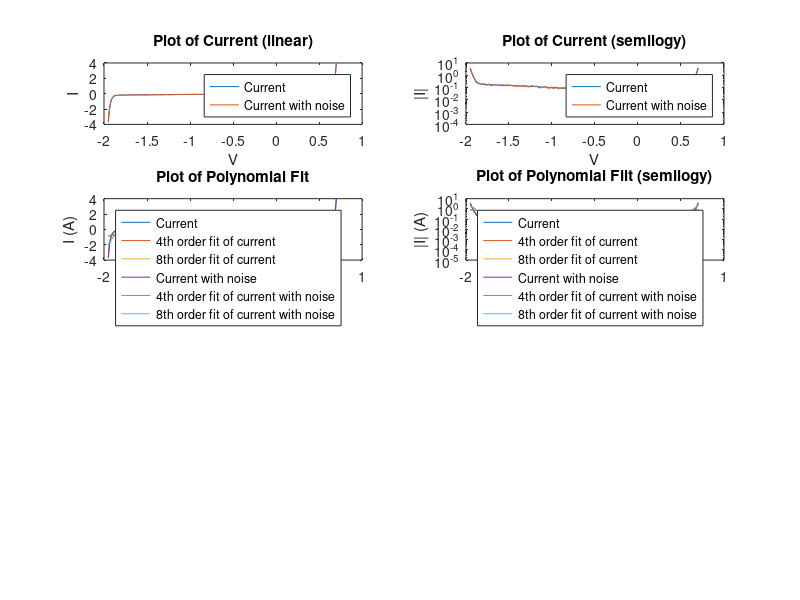

The MATLAB script that drew this image: (Note: this script raises an error after producing the figure.)
%--------------------------------------------------------------------------
% Question 1 : Generate Data
%--------------------------------------------------------------------------

V = linspace(-1.95, 0.7, 200);
Is = 0.01e-12;
Ib = 0.1e-12;
Vb = 1.3;
Gp = 0.1;

%Separating each componenet of the current equation 
ideal_diode = Is*(exp((1.2.*V)/0.025)-1);
r_par = Gp.*V;
breakdw = Ib*(exp((-1.2/0.025).*(V + Vb))-1);

I = ideal_diode + r_par - breakdw; 

%Random noise
% Want positive and negative values [0,2, -0.2]
% a + (b-a)*rand is unif val on intvl [a,b] with mean (b+a)/2
noise = 0.2 + (-0.2-0.2)*rand(1,200);

I_noise = I + I.*noise;

%--------------------------------------------------------------------------
% Plotting the data
%--------------------------------------------------------------------------
figure(1);
subplot(4,2,1);
plot(V, I);
hold on;
plot(V, I_noise);
title('Plot of Current (linear)');
xlabel('V');
ylabel('I');
legend('Current', 'Current with noise');
hold off;

subplot(4,2,2);
semilogy(V, abs(I));
hold on;
semilogy(V, abs(I_noise));
title('Plot of Current (semilogy)');
xlabel('V');
ylabel('|I|');
legend('Current', 'Current with noise');
hold off;

%--------------------------------------------------------------------------
% Question 2 : Poly Fitting
%--------------------------------------------------------------------------
I_fit_4 = polyfit(V, I, 4);
I_fit_8 = polyfit(V, I, 8);

I_fit_noise_4 = polyfit(V, I_noise, 4);
I_fit_noise_8 = polyfit(V, I_noise, 8);



subplot(4,2,3);
plot(V, I);
hold on;
plot(V, polyval(I_fit_4, V));
hold on;
plot(V, polyval(I_fit_8, V));
hold on;
plot(V, I_noise);
hold on;
plot(V, polyval(I_fit_noise_4, V));
hold on;
plot(V, polyval(I_fit_noise_8, V));
title('Plot of Polynomial Fit');
xlabel('V (V)');
ylabel('I (A)');
legend('Current', '4th order fit of current','8th order fit of current', 'Current with noise', '4th order fit of current with noise','8th order fit of current with noise', 'Location','northwest');
hold off;

subplot(4,2,4);
semilogy(V, abs(I));
hold on;
semilogy(V, abs(polyval(I_fit_4, V)));
hold on;
semilogy(V, abs(polyval(I_fit_8, V)));
hold on;
semilogy(V, abs(I_noise));
hold on;
semilogy(V, abs(polyval(I_fit_noise_4, V)));
hold on;
semilogy(V, abs(polyval(I_fit_noise_8, V)));
title('Plot of Polynomial Filt (semilogy)');
xlabel('V (V)');
ylabel('|I| (A)');
legend('Current', '4th order fit of current','8th order fit of current', 'Current with noise', '4th order fit of current with noise','8th order fit of current with noise', 'Location','northwest');
hold off;

%--------------------------------------------------------------------------
% Question 3 : Curve Fitting
%--------------------------------------------------------------------------
fo = fittype('A.*(exp((1.2.*x)/0.025)-1) + B.*x - C*(exp((-1.2/0.025).*(x + D))-1)');
%fo = fittype('A.*(exp((1.2.*x)/0.025)-1) + B.*x + C*(exp((-1.2/0.025).*(x + D))-1)');

%--------------------------------------------------------------------------
% Question 3 a : Fit A and C
%--------------------------------------------------------------------------
% B = Gp = 0.1
% D = Vb = 1.3

fo_a = fittype('A.*(exp((1.2.*x)/0.025)-1) + 0.1.*x - C*(exp((-1.2/0.025).*(x + 1.3))-1)');


ff_a = fit(transpose(V),transpose(I),fo_a);
If_a = transpose(ff_a(V));

%--------------------------------------------------------------------------
% Question 3 b : Fit A, B and C
%--------------------------------------------------------------------------
% D = Vb = 1.3
fo_b = fittype('A.*(exp((1.2.*x)/0.025)-1) + B.*x - C*(exp((-1.2/0.025).*(x + 1.3))-1)');

ff_b = fit(transpose(V),transpose(I),fo_b);
If_b = transpose(ff_b(V));

%--------------------------------------------------------------------------
% Question 3 c : Fit A, B, C and D
%--------------------------------------------------------------------------
fo_c = fittype('A.*(exp((1.2.*x)/0.025)-1) + B.*x - C*(exp((-1.2/0.025).*(x + D))-1)');

ff_c = fit(transpose(V),transpose(I),fo_c);
If_c = transpose(ff_c(V));


%--------------------------------------------------------------------------
% Question 3 : Plot
%--------------------------------------------------------------------------
subplot(4,2,5);
plot(V, I);
hold on;
plot(V, If_a);
hold on;
plot(V, If_b);
hold on;
plot(V, If_c);
title('Q3: Plot of Nonlinear Fitting');
xlabel('V (V)');
ylabel('I (A)');
legend('Current', 'Fit with 2 unknown','Fit with 3 unknown','Fit with 4 unknown', 'Location','northwest');
hold off;

subplot(4,2,6);
semilogy(V, abs(I));
hold on;
semilogy(V, abs(If_a));
hold on;
semilogy(V, abs(If_b));
hold on;
semilogy(V, abs(If_c));
title('Q3: Plot of Nonlinear Fitting (semilogy)');
xlabel('V (V)');
ylabel('|I| (A)');
legend('Current', 'Fit with 2 unknown','Fit with 3 unknown','Fit with 4 unknown', 'Location','northwest');
hold off;



%-------------------------------------------------------------------------
% Question 4 : Neural Network Model
%--------------------------------------------------------------------------
inputs = V;
targets = I;
hiddenLayerSize = 10;
net = fitnet(hiddenLayerSize); 
net.divideParam.trainRatio = 70/100; 
net.divideParam.valRatio = 15/100; 
net.divideParam.testRatio = 15/100; 
[net,tr] = train(net,inputs,targets);
outputs = net(inputs);
errors = gsubtract(outputs,targets); 
performance = perform(net,targets,outputs); 
view(net);
Inn = outputs;


subplot(4,2,7);
plot(V, I);
hold on;
plot(V, Inn);
title('Q4: Plot of Neural Network');
xlabel('V (V)');
ylabel('I (A)');
legend('Current', 'Neural Net','Location','northwest');
hold off;

subplot(4,2,8);
semilogy(V, abs(I));
hold on;
semilogy(V, abs(Inn));
title('Q4: Plot of Neural Network (semilogy)');
xlabel('V (V)');
ylabel('|I| (A)');
legend('Current', 'Neural Net','Location','northwest');
hold off;


